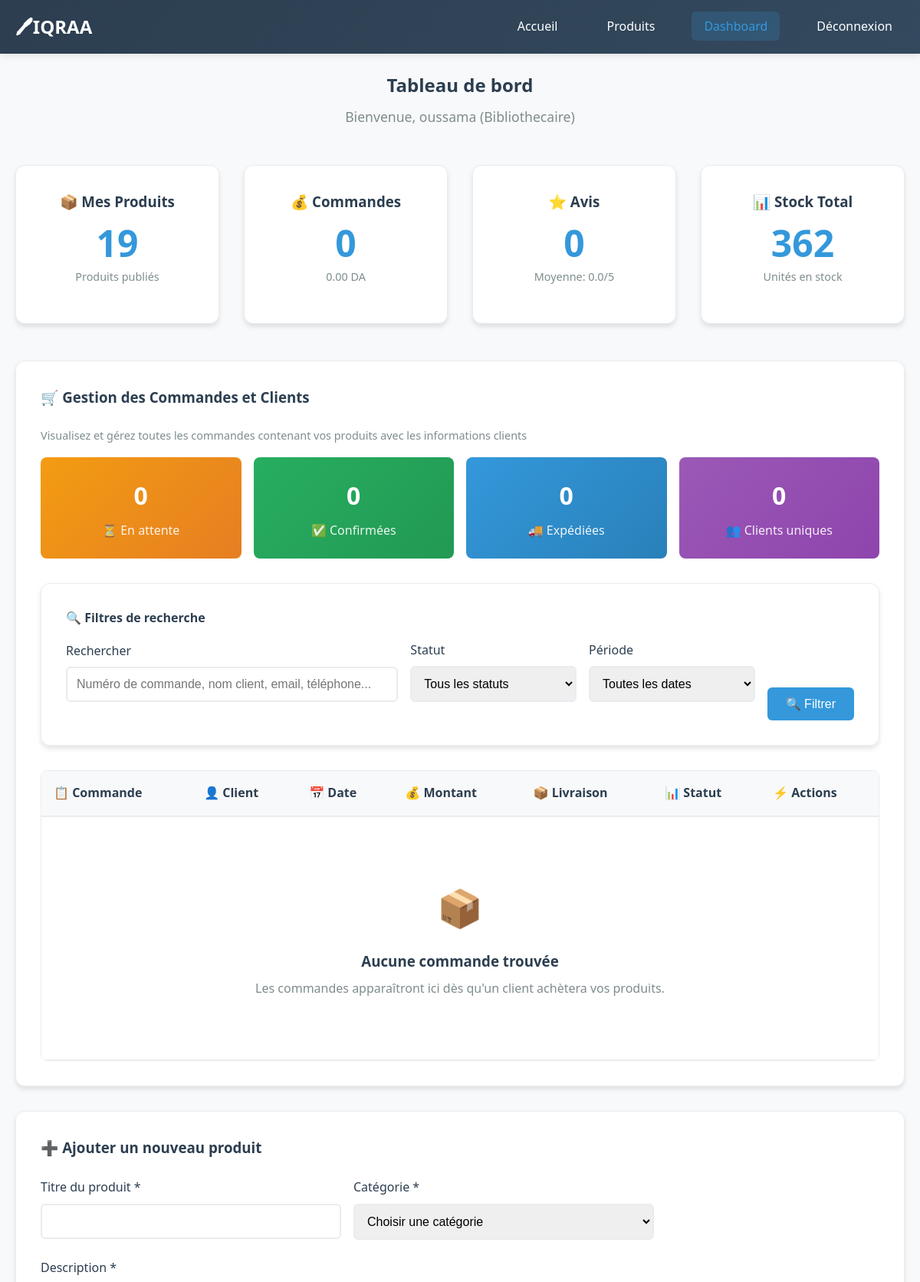
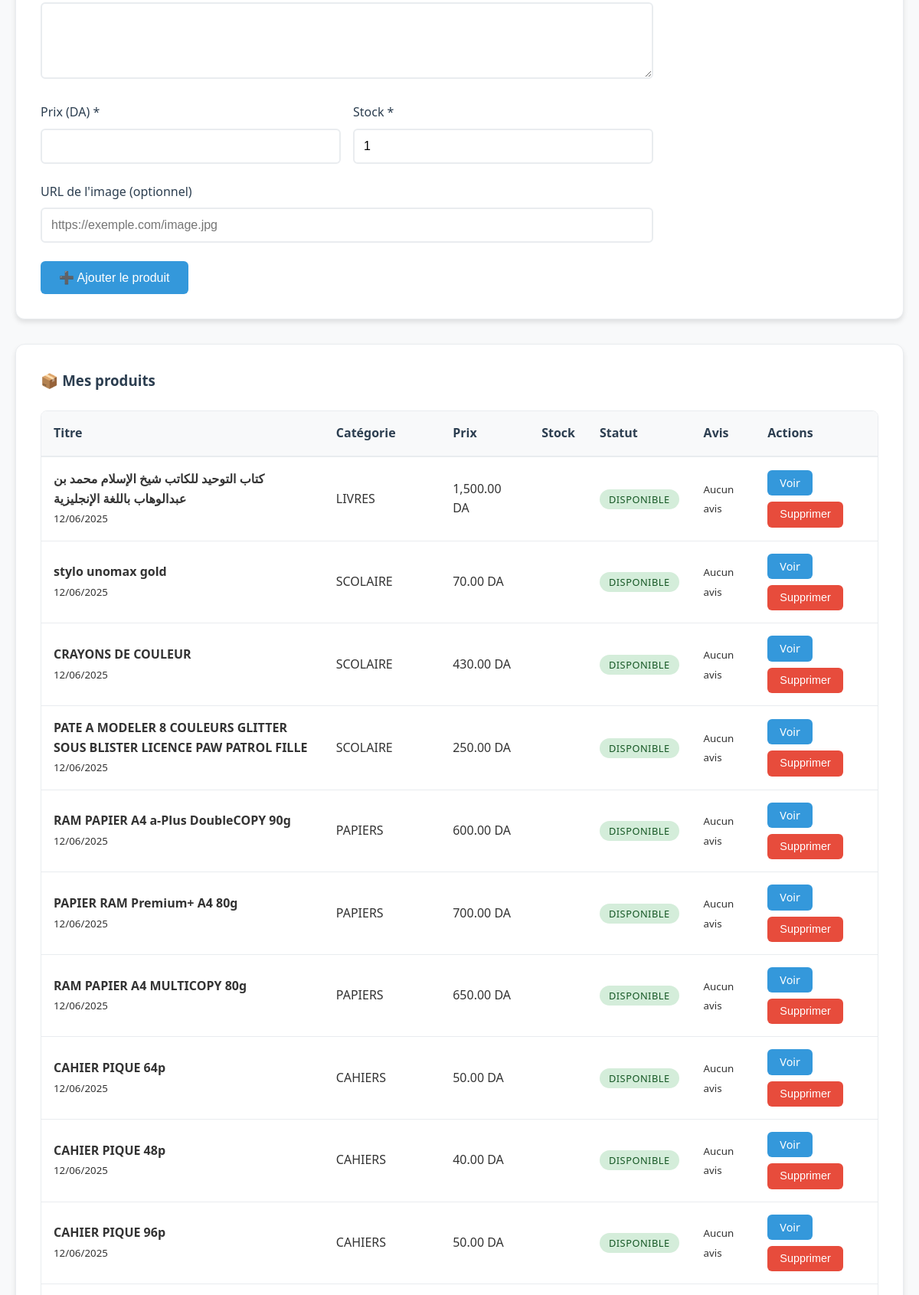
Page /dashboard.php (signed in, upper part) on the committed database (2 pictures, top to bottom).
### tables this page shows
CREATE TABLE `products` (
  `id` int(11) NOT NULL,
  `title` varchar(100) NOT NULL,
  `description` text DEFAULT NULL,
  `price` decimal(10,2) NOT NULL,
  `category_id` int(11) DEFAULT NULL,
  `bibliothecaire_id` int(11) DEFAULT NULL,
  `image_url` varchar(255) DEFAULT NULL,
  `stock` int(11) DEFAULT 1,
  `status` enum('available','sold') DEFAULT 'available',
  `created_at` timestamp NOT NULL DEFAULT current_timestamp()
);

CREATE TABLE `categories` (
  `id` int(11) NOT NULL,
  `name` varchar(50) NOT NULL,
  `description` text DEFAULT NULL
);

### dashboard.php (the view, shortened to what the rows shown need)
<?php
include 'config.php';
?>
<!DOCTYPE html>
<html lang="fr">
<head>
    <link rel="stylesheet" href="style.css">
</head>
<body>
    <header>
        <nav class="navbar">
            <div class="nav-container">
                <h1 class="logo"><a href="index.php">🖊IQRAA</a></h1>
            </div>
        </nav>
    </header>
    <main class="dashboard-main">
        <div class="container">
            <div class="dashboard-header">
                <h2>Tableau de bord</h2>
            </div>
            <?php if (isBibliothecaire()): ?>
                <div class="dashboard-section">
                    <div class="table-container">
                        <table class="dashboard-table">
                            <thead>
                                <tr>
                                    <th>📋 Commande</th>
                                    <th>👤 Client</th>
                                    <th>📅 Date</th>
                                    <th>💰 Montant</th>
                                    <th>📦 Livraison</th>
                                    <th>📊 Statut</th>
                                    <th>⚡ Actions</th>
                                </tr>
                            </thead>
                        </table>
                    </div>
                </div>
                <div class="dashboard-section">
                    <div class="table-container">
                        <table class="dashboard-table">
                            <thead>
                                <tr>
                                    <th>Titre</th>
                                    <th>Catégorie</th>
                                    <th>Prix</th>
                                    <th>Stock</th>
                                    <th>Statut</th>
                                    <th>Avis</th>
                                    <th>Actions</th>
                                </tr>
                            </thead>
                            <tbody>
                                <?php
                                $products_query = "SELECT p.*, c.name as category_name,
                                                  (SELECT COUNT(*) FROM reviews WHERE product_id = p.id) as review_count,
                                                  (SELECT AVG(rating) FROM reviews WHERE product_id = p.id) as avg_rating
                                                  FROM products p
                                                  JOIN categories c ON p.category_id = c.id
                                                  WHERE p.bibliothecaire_id = ?
                                                  ORDER BY p.created_at DESC";
                                $products_stmt = $conn->prepare($products_query);
                                $products_stmt->bind_param("i", $_SESSION['user_id']);
                                $products_stmt->execute();
                                $products_result = $products_stmt->get_result();
                                if ($products_result->num_rows > 0):
                                    while ($product = $products_result->fetch_assoc()):
                                ?>
                                <tr>
                                    <td>
                                        <strong><?php echo sanitizeInput($product['title']); ?></strong>
                                        <br><small><?php echo date('d/m/Y', strtotime($product['created_at'])); ?></small>
                                    </td>
                                    <td><?php echo sanitizeInput($product['category_name']); ?></td>
                                    <td><?php echo number_format($product['price'], 2); ?> <?php echo CURRENCY; ?></td>
                                    <td>
                                    </td>
                                    <td>
                                        <span class="status <?php echo $product['status']; ?>">
                                            <?php echo $product['status'] === 'available' ? 'Disponible' : 'Vendu'; ?>
                                        </span>
                                    </td>
                                    <td>
                                        <?php if ($product['review_count'] > 0): ?>
                                            <div class="rating-small">
                                                <?php for ($i = 1; $i <= 5; $i++): ?>
                                                    <span class="star <?php echo $i <= round($product['avg_rating']) ? 'filled' : ''; ?>">⭐</span>
                                                <?php endfor; ?>
                                                <br><small><?php echo $product['review_count']; ?> avis</small>
                                            </div>
                                        <?php else: ?>
                                            <small>Aucun avis</small>
                                        <?php endif; ?>
                                    </td>
                                    <td>
                                        <div class="action-buttons">
                                            <a href="product_detail.php?id=<?php echo $product['id']; ?>" class="btn btn-small">Voir</a>
                                            <form method="POST" action="" style="display: inline;"
                                                  onsubmit="return confirm('Êtes-vous sûr de vouloir supprimer ce produit ?')">
                                                <button type="submit" name="delete_product" class="btn btn-small btn-danger">Supprimer</button>
                                            </form>
                                        </div>
                                    </td>
                                </tr>
                                <?php
                                    endwhile;
                                endif; ?>
                            </tbody>
                        </table>
                    </div>
                </div>
            <?php endif; ?>
        </div>
    </main>
</body>
</html>

### rows in the picture
products: title "كتاب التوحيد للكاتب شيخ الإسلام محمد بن عبدالوهاب باللغة الإنجليزية", created_at "12/06/2025", category.name "LIVRES", price "1,500.00", status "DISPONIBLE", shows "Aucun avis"
products: title "stylo unomax gold", created_at "12/06/2025", category.name "SCOLAIRE", price "70.00", status "DISPONIBLE", shows "Aucun avis"
products: title "CRAYONS DE COULEUR", created_at "12/06/2025", category.name "SCOLAIRE", price "430.00", status "DISPONIBLE", shows "Aucun avis"
products: title "PATE A MODELER 8 COULEURS GLITTER SOUS BLISTER LICENCE PAW PATROL FILLE", created_at "12/06/2025", category.name "SCOLAIRE", price "250.00", status "DISPONIBLE", shows "Aucun avis"
products: title "RAM PAPIER A4 a-Plus DoubleCOPY 90g", created_at "12/06/2025", category.name "PAPIERS", price "600.00", status "DISPONIBLE", shows "Aucun avis"
products: title "PAPIER RAM Premium+ A4 80g", created_at "12/06/2025", category.name "PAPIERS", price "700.00", status "DISPONIBLE", shows "Aucun avis"
products: title "RAM PAPIER A4 MULTICOPY 80g", created_at "12/06/2025", category.name "PAPIERS", price "650.00", status "DISPONIBLE", shows "Aucun avis"
products: title "CAHIER PIQUE 64p", created_at "12/06/2025", category.name "CAHIERS", price "50.00", status "DISPONIBLE", shows "Aucun avis"
products: title "CAHIER PIQUE 48p", created_at "12/06/2025", category.name "CAHIERS", price "40.00", status "DISPONIBLE", shows "Aucun avis"
products: title "CAHIER PIQUE 96p", created_at "12/06/2025", category.name "CAHIERS", price "50.00", status "DISPONIBLE", shows "Aucun avis"

### other values in the picture
sanitizeInput($_SESSION['username']) "oussama"
$_SESSION['role'] "Bibliothecaire"
$product_count "19"
$orders_data['count'] "0"
$orders_data['total'] "0.00"
CURRENCY "DA"
$reviews_data['count'] "0"
$reviews_data['avg_rating'] "0.0"
$total_stock "362"
$stats['pending_orders'] "0"
$stats['confirmed_orders'] "0"
$stats['shipped_orders'] "0"
$stats['unique_customers'] "0"
